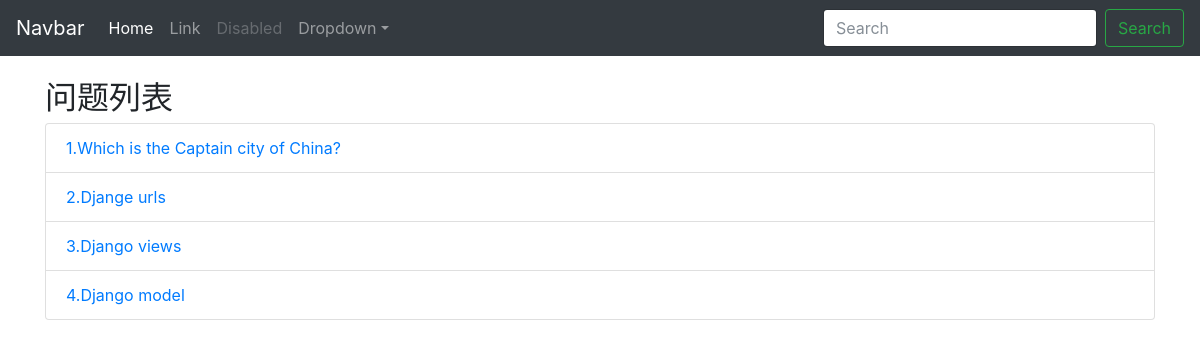
Screenshot of /polls/ with the database file from the repository.
### polls/models.py (models this page shows, shortened)
class Question(models.Model):
    question_text = models.CharField(max_length=200)
    pub_date = models.DateTimeField('date published')
    def was_published_recently(self):
        return self.pub_date >= timezone.now() - datetime.timedelta(days=1)
    was_published_recently.admin_order_field = 'pub_date'
    was_published_recently.boolean = True
    was_published_recently.short_description = 'Published recently?'

### polls/views.py (the view)
def index(request):
    latest_question_list = Question.objects.order_by('-pub_date')[:5]
    context = {'latest_question_list': latest_question_list, }
    return render(request, 'polls/index.html', context)

### polls/templates/polls/index.html (shortened to what this page needs)
{% extends 'polls/base.html' %}
{% load static %}
{% block container %}
<h2>问题列表</h2>
{% if latest_question_list %}
    <ul class="list-group">
        {% for question in latest_question_list %}
        <li class="list-group-item"><a href="{% url 'polls:detail' question.id %}">{{ forloop.counter }}.{{ question.question_text }}</a></li>
        {% endfor %}
    </ul>
{% else %}
    <p>No polls are available.</p>
{% endif %}
{% endblock %}

### polls/static/polls/css/starter-template.css (style rules this page uses)
body { padding-top: 5rem; }

### rows the page displays
Question: question_text "Which is the Captain city of China?"
Question: question_text "Djange urls"
Question: question_text "Django views"
Question: question_text "Django model"
